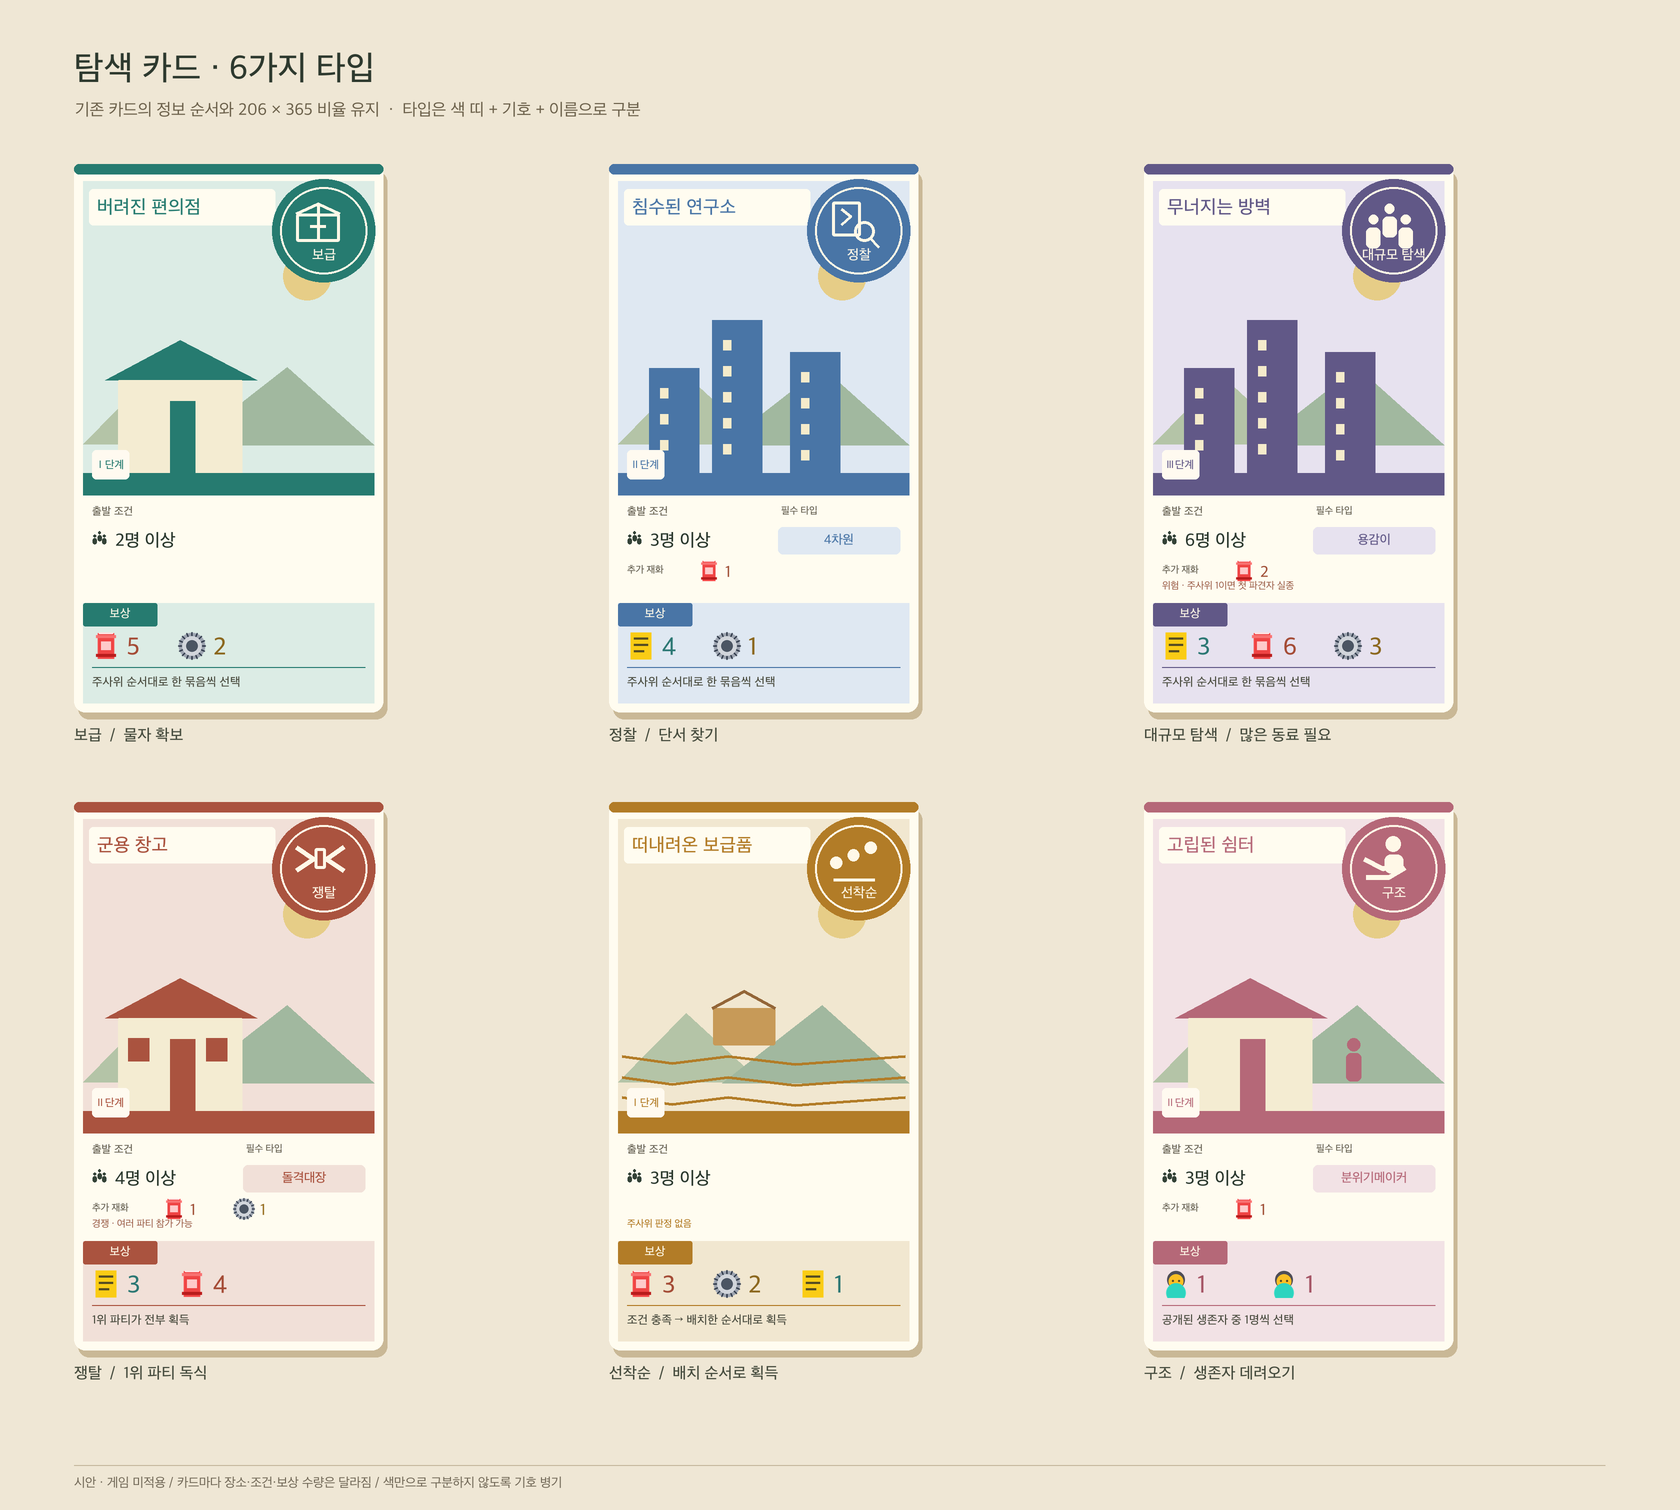

Write the Python code that produced this figure.
"""Render a review-only sheet using the current exploration card information order."""
from pathlib import Path
from PIL import Image, ImageDraw, ImageFont, ImageFilter

ROOT = Path(__file__).resolve().parents[1]
OUT = ROOT / 'design' / 'exploration-six-types.png'
FONT = '/System/Library/Fonts/AppleSDGothicNeo.ttc'
S = 2
W, H = 1680, 1510

def font(n, bold=False):
    return ImageFont.truetype(FONT, n * S, index=2 if bold else 0)

im = Image.new('RGB', (W*S, H*S), '#efe7d5')
d = ImageDraw.Draw(im)
def box(xy, fill, radius=0, outline=None, width=1):
    xy = tuple(round(v*S) for v in xy)
    d.rounded_rectangle(xy, radius*S, fill=fill, outline=outline, width=width*S)
def line(points, fill, width=1):
    d.line([(round(x*S), round(y*S)) for x,y in points], fill=fill, width=width*S, joint='curve')
def txt(xy, value, size, fill='#29362d', bold=False, anchor=None):
    d.text((xy[0]*S, xy[1]*S), value, font=font(size,bold), fill=fill, anchor=anchor)
def ellipse(xy, fill, outline=None, width=1):
    d.ellipse(tuple(round(v*S) for v in xy), fill=fill, outline=outline, width=width*S)

icons = {}
for kind, filename in [('can','can.png'),('cap','bottle-cap.png'),('clue','clue.png'),('survivor','survivor-face.png')]:
    icons[kind] = Image.open(ROOT / 'src/assets/personal-icons' / filename).convert('RGBA')
def icon(kind,x,y,size=25):
    tile = icons[kind].resize((size*S,size*S),Image.Resampling.LANCZOS)
    im.paste(tile,(int(x*S),int(y*S)),tile)
def reward(x,y,kind,num):
    icon(kind,x,y,28)
    txt((x+35,y+1),str(num),25,{'can':'#a44b35','cap':'#8b671d','clue':'#2b7773','survivor':'#a55565'}[kind],True)
def glyph(kind,x,y,color,scale=1):
    # Each pictogram remains recognizable in monochrome or when color is hard to see.
    a=scale
    if kind=='supply':
        box((x+2*a,y+16*a,x+42*a,y+42*a),None,2,color,3)
        line([(x+2*a,y+16*a),(x+22*a,y+7*a),(x+42*a,y+16*a)],color,3)
        line([(x+22*a,y+8*a),(x+22*a,y+42*a)],color,3)
        line([(x+15*a,y+28*a),(x+29*a,y+28*a)],color,3)
    elif kind=='scout':
        box((x+3*a,y+5*a,x+29*a,y+37*a),None,2,color,3)
        line([(x+11*a,y+12*a),(x+20*a,y+19*a),(x+11*a,y+27*a)],color,3)
        ellipse((x+23*a,y+23*a,x+42*a,y+42*a),None,color,3)
        line([(x+37*a,y+38*a),(x+46*a,y+47*a)],color,3)
    elif kind=='large':
        for dx,dy in [(4,17),(19,7),(34,17)]:
            ellipse((x+dx*a,y+dy*a,x+(dx+9)*a,y+(dy+9)*a),color)
            box((x+(dx-2)*a,y+(dy+12)*a,x+(dx+11)*a,y+(dy+31)*a),color,5)
    elif kind=='contest':
        line([(x+2*a,y+12*a),(x+18*a,y+23*a),(x+2*a,y+34*a)],color,5)
        line([(x+46*a,y+12*a),(x+30*a,y+23*a),(x+46*a,y+34*a)],color,5)
        box((x+19*a,y+13*a,x+29*a,y+32*a),None,2,color,3)
    elif kind=='first':
        for i,dx in enumerate((1,17,33)):
            ellipse((x+dx*a,y+(21-i*7)*a,x+(dx+11)*a,y+(32-i*7)*a),color)
            txt((x+(dx+5)*a,y+(27-i*7)*a),str(i+1),8,'#fffaf0',True,'mm')
        line([(x+4*a,y+42*a),(x+42*a,y+42*a)],color,3)
    else:
        ellipse((x+20*a,y+2*a,x+34*a,y+16*a),color)
        box((x+19*a,y+19*a,x+36*a,y+36*a),color,6)
        line([(x+0*a,y+23*a),(x+17*a,y+32*a),(x+30*a,y+28*a)],color,5)
        line([(x+2*a,y+40*a),(x+23*a,y+40*a),(x+38*a,y+31*a)],color,5)

cards=[
 dict(type='보급',name='버려진 편의점',color='#267b70',pale='#dcece5',glyph='supply',tier='Ⅰ',people='2명 이상',need=[],cost=[],reward=[('can',5),('cap',2)],rule='주사위 순서대로 한 묶음씩 선택',scene='store'),
 dict(type='정찰',name='침수된 연구소',color='#4975a6',pale='#dfe8f2',glyph='scout',tier='Ⅱ',people='3명 이상',need=['4차원'],cost=[('can',1)],reward=[('clue',4),('cap',1)],rule='주사위 순서대로 한 묶음씩 선택',scene='lab'),
 dict(type='대규모 탐색',name='무너지는 방벽',color='#615887',pale='#e7e2ef',glyph='large',tier='Ⅲ',people='6명 이상',need=['용감이'],cost=[('can',2)],reward=[('clue',3),('can',6),('cap',3)],rule='주사위 순서대로 한 묶음씩 선택',scene='wall'),
 dict(type='쟁탈',name='군용 창고',color='#aa533f',pale='#f1e0d8',glyph='contest',tier='Ⅱ',people='4명 이상',need=['돌격대장'],cost=[('can',1),('cap',1)],reward=[('clue',3),('can',4)],rule='1위 파티가 전부 획득',scene='warehouse'),
 dict(type='선착순',name='떠내려온 보급품',color='#b27c27',pale='#f1e7d0',glyph='first',tier='Ⅰ',people='3명 이상',need=[],cost=[],reward=[('can',3),('cap',2),('clue',1)],rule='조건 충족 → 배치한 순서대로 획득',scene='river'),
 dict(type='구조',name='고립된 쉼터',color='#b56878',pale='#f2e2e5',glyph='rescue',tier='Ⅱ',people='3명 이상',need=['분위기메이커'],cost=[('can',1)],reward=[('survivor',1),('survivor',1)],rule='공개된 생존자 중 1명씩 선택',scene='shelter'),
]

def scene(x,y,w,h,c):
    d.rectangle((x*S,y*S,(x+w)*S,(y+h)*S),fill=c['pale'])
    ellipse((x+w-91,y+71,x+w-43,y+119),'#e6cd87')
    d.polygon([(x*S,(y+h-49)*S),((x+68)*S,(y+h-118)*S),((x+143)*S,(y+h-49)*S)],fill='#b4c4a7')
    d.polygon([((x+104)*S,(y+h-48)*S),((x+204)*S,(y+h-126)*S),((x+w)*S,(y+h-48)*S)],fill='#a1b89f')
    if c['scene'] in ('store','warehouse','shelter'):
        d.polygon([((x+22)*S,(y+h-113)*S),((x+97)*S,(y+h-153)*S),((x+174)*S,(y+h-113)*S)],fill=c['color'])
        box((x+35,y+h-113,x+159,y+h-18),'#f4ecd2',1)
        box((x+87,y+h-92,x+112,y+h-18),c['color'])
        if c['scene']=='warehouse':
            for dx in (45,123): box((x+dx,y+h-93,x+dx+21,y+h-70),c['color'])
        if c['scene']=='shelter':
            ellipse((x+194,y+h-93,x+207,y+h-80),c['color'])
            box((x+193,y+h-78,x+208,y+h-50),c['color'],5)
    elif c['scene']=='river':
        for yy in (y+h-75,y+h-54,y+h-34):
            line([(x+4,yy),(x+54,yy+7),(x+110,yy),(x+177,yy+8),(x+w-4,yy)],c['color'],3)
        box((x+95,y+h-123,x+157,y+h-86),'#c79a58',2)
        line([(x+94,y+h-123),(x+126,y+h-140),(x+157,y+h-123)],'#936638',3)
    else:
        for dx,ht in ((31,107),(94,155),(172,123)):
            box((x+dx,y+h-18-ht,x+dx+50,y+h-18),c['color'])
            for wy in range(y+h-ht+2,y+h-27,26):
                box((x+dx+11,wy,x+dx+19,wy+10),'#f5ebcb')
    box((x,y+h-20,x+w,y+h),c['color'])

def card(x,y,c):
    cw,ch=309,548
    box((x+4,y+7,x+cw+4,y+ch+7),'#c9b896',11)
    box((x,y,x+cw,y+ch),'#fffcf0',11)
    # Preserve the prototype's soft flat scene, but use the reference's large
    # upper-right type seal and two clear information bands.
    box((x,y,x+cw,y+10),c['color'],7)
    scene(x+9,y+17,cw-18,312,c)
    box((x+15,y+25,x+201,y+61),'#fffcf0',4)
    txt((x+23,y+32),c['name'],19,c['color'],True)
    ellipse((x+198,y+15,x+301,y+118),c['color'])
    ellipse((x+206,y+23,x+293,y+110),None,'#fff8e7',2)
    glyph(c['glyph'],x+220,y+32,'#fff8e7',1.08)
    txt((x+250,y+91),c['type'],14,'#fff8e7',True,'mm')
    box((x+18,y+286,x+55,y+315),'#fffaf0',4)
    txt((x+36,y+301),c['tier']+'단계',11,c['color'],True,'mm')
    box((x+9,y+330,x+cw-9,y+438),'#fffcf0')
    line([(x+9,y+330),(x+cw-9,y+330)],c['color'],2)
    txt((x+18,y+341),'출발 조건',11,'#645f51',True)
    glyph('large',x+18,y+365,'#334237',0.31)
    txt((x+41,y+366),c['people'],18,'#29372d',True)
    if c['need']:
        txt((x+172,y+341),'필수 타입',10,'#645f51',True)
        box((x+169,y+363,x+291,y+390),c['pale'],5)
        txt((x+230,y+376),c['need'][0],13,c['color'],True,'mm')
    if c['cost']:
        txt((x+18,y+400),'추가 재화',10,'#645f51',True)
        cx=x+89
        for kind,num in c['cost']:
            icon(kind,cx,y+396,22)
            txt((cx+27,y+399),str(num),16,'#a04f36' if kind=='can' else '#987023',True)
            cx+=70
    if c['type']=='대규모 탐색':
        txt((x+18,y+416),'위험 · 주사위 1이면 첫 파견자 실종',10,'#965641')
    elif c['type']=='쟁탈':
        txt((x+18,y+416),'경쟁 · 여러 파티 참가 가능',10,'#965641')
    elif c['type']=='선착순':
        txt((x+18,y+416),'주사위 판정 없음',10,c['color'],True)
    box((x+9,y+439,x+cw-9,y+ch-9),c['pale'])
    box((x+9,y+439,x+83,y+462),c['color'],2)
    txt((x+46,y+450),'보상',12,'#fff9e8',True,'mm')
    cx=x+18
    for kind,num in c['reward']:
        reward(cx,y+468,kind,num)
        cx += 86 if kind!='survivor' else 108
    line([(x+18,y+503),(x+cw-18,y+503)],c['color'],1)
    txt((x+18,y+511),c['rule'],12,'#494b3e',True)

txt((74,49),'탐색 카드 · 6가지 타입',34,'#2d392e',True)
txt((75,100),'기존 카드의 정보 순서와 206 × 365 비율 유지  ·  타입은 색 띠 + 기호 + 이름으로 구분',17,'#6b604a')
for i,c in enumerate(cards):
    col,row=i%3,i//3
    x=74+col*535; y=164+row*638
    card(x,y,c)
    txt((x,y+562),c['type']+'  /  '+{'보급':'물자 확보','정찰':'단서 찾기','대규모 탐색':'많은 동료 필요','쟁탈':'1위 파티 독식','선착순':'배치 순서로 획득','구조':'생존자 데려오기'}[c['type']],16,'#454b3d',True)
line([(74,1465),(1605,1465)],'#c5b89e',1)
txt((74,1475),'시안 · 게임 미적용 / 카드마다 장소·조건·보상 수량은 달라짐 / 색만으로 구분하지 않도록 기호 병기',13,'#6f6655')
im.resize((W,H),Image.Resampling.LANCZOS).save(OUT)
print(OUT)
